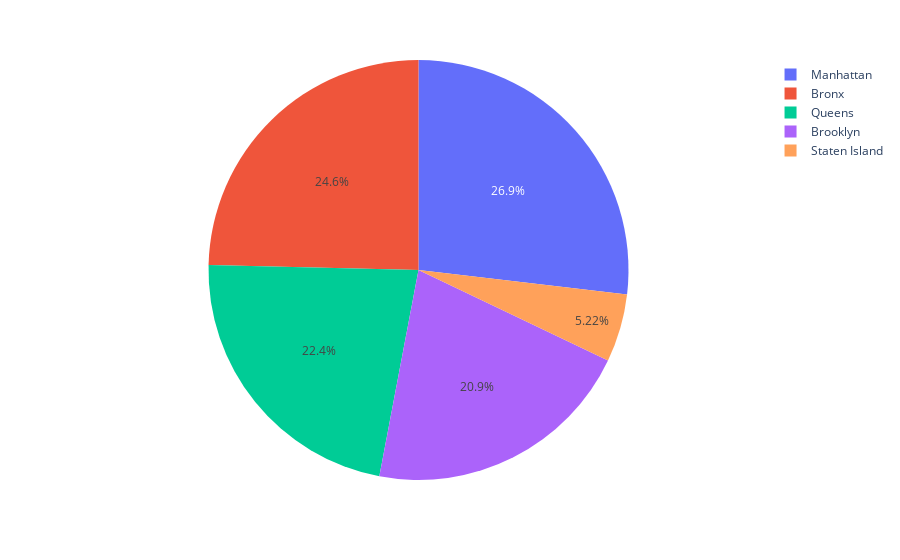

Write notebook code for a chart like this one.
### Code cell
# School borough representation
educc = educ.dropna()
px.pie(educc, 'boro')

### Figure 1 — Plotly figure (JSON) as saved in the notebook; plotly's stock layout.template omitted (floating-point values rounded to 4 significant figures; data arrays with more than 128 entries replaced by an {"elided": "..."} marker saying what was removed)
{"data": [{"domain": {"x": [0, 1], "y": [0, 1]}, "hovertemplate": "boro=%{label}<extra></extra>", "labels": {"elided": "134 str values"}, "legendgroup": "", "name": "", "showlegend": true, "type": "pie"}], "layout": {"legend": {"tracegroupgap": 0}, "margin": {"t": 60}}}
